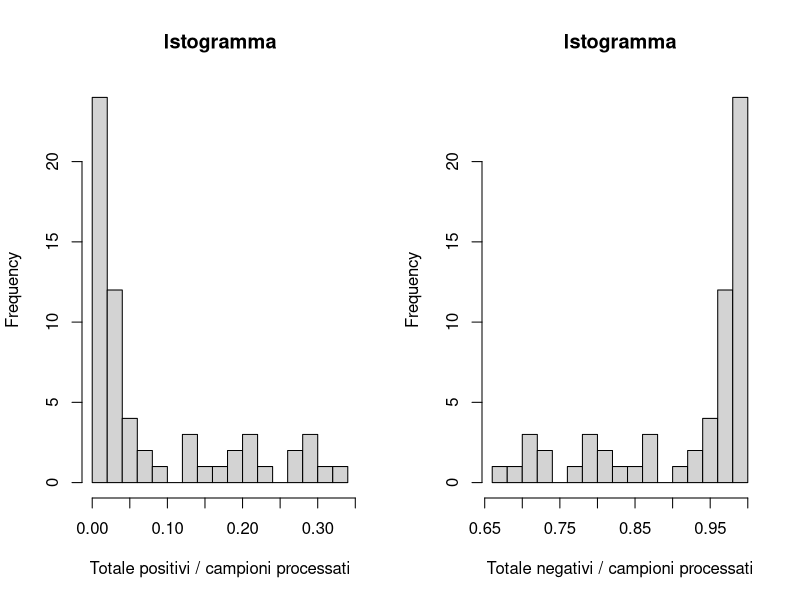
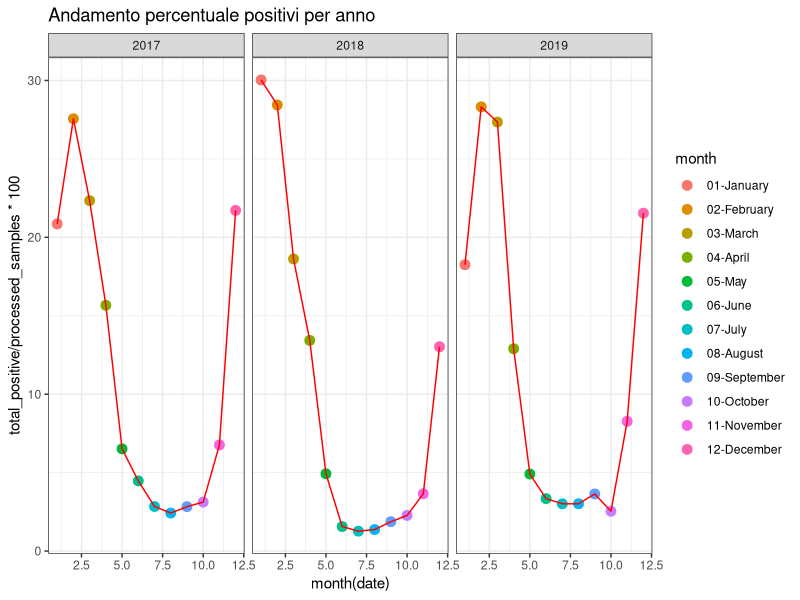
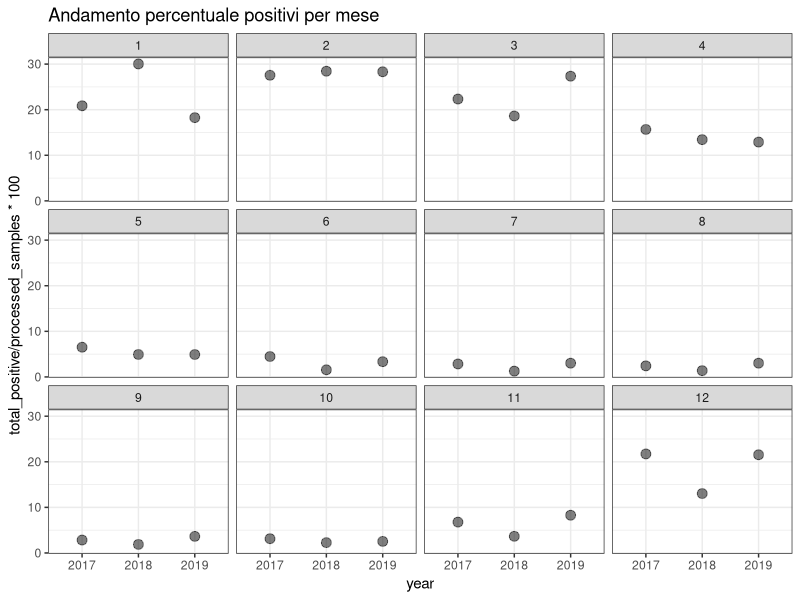
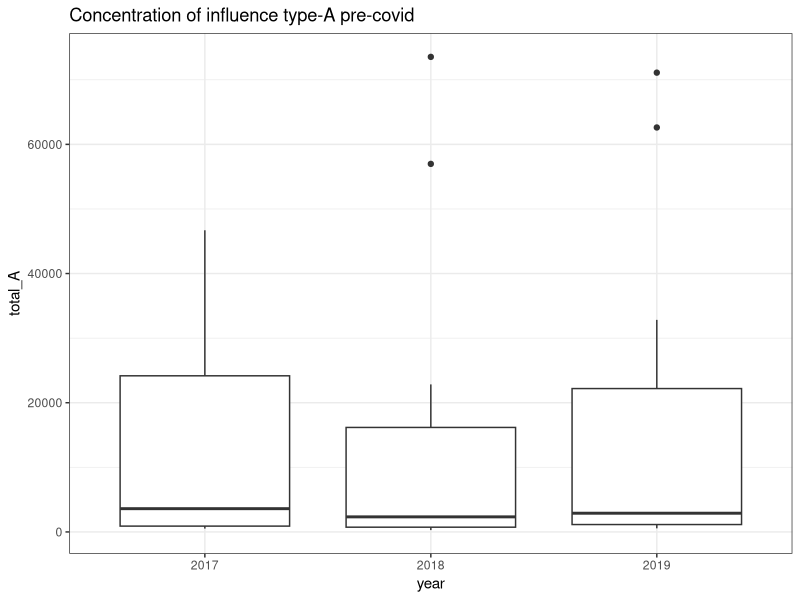
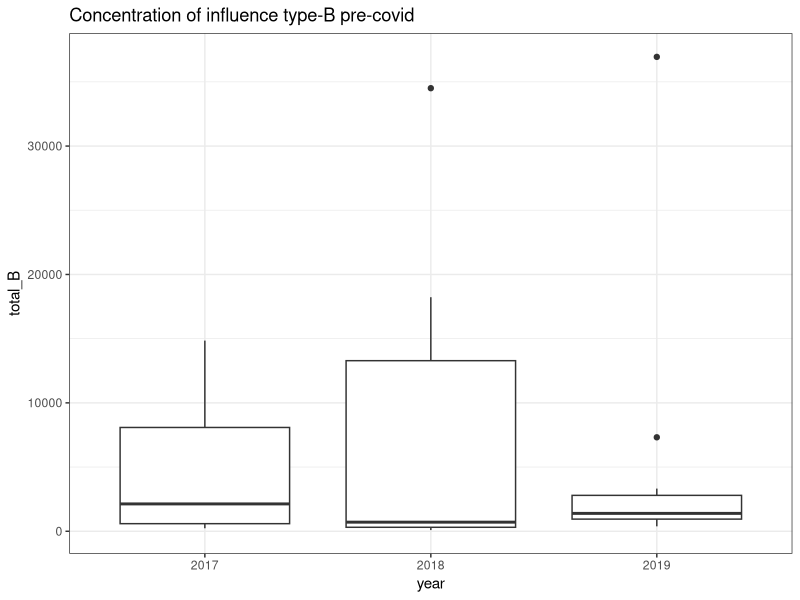
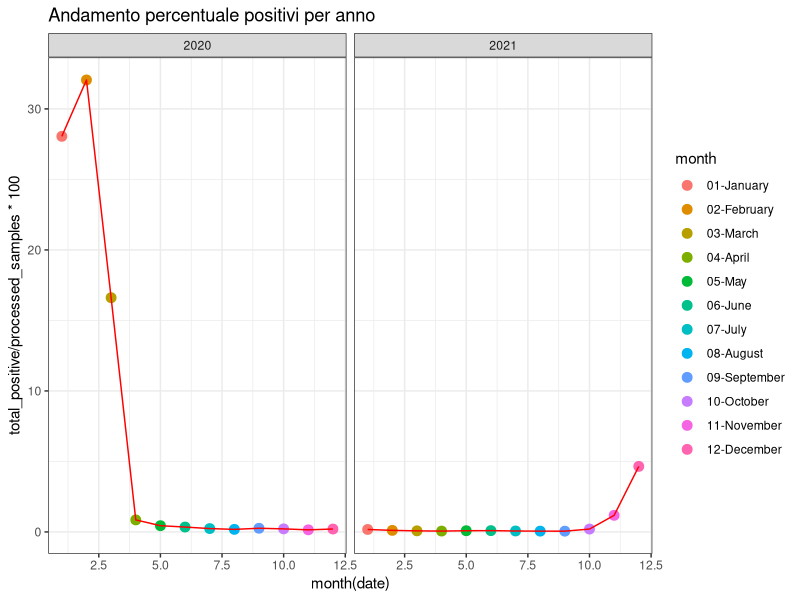
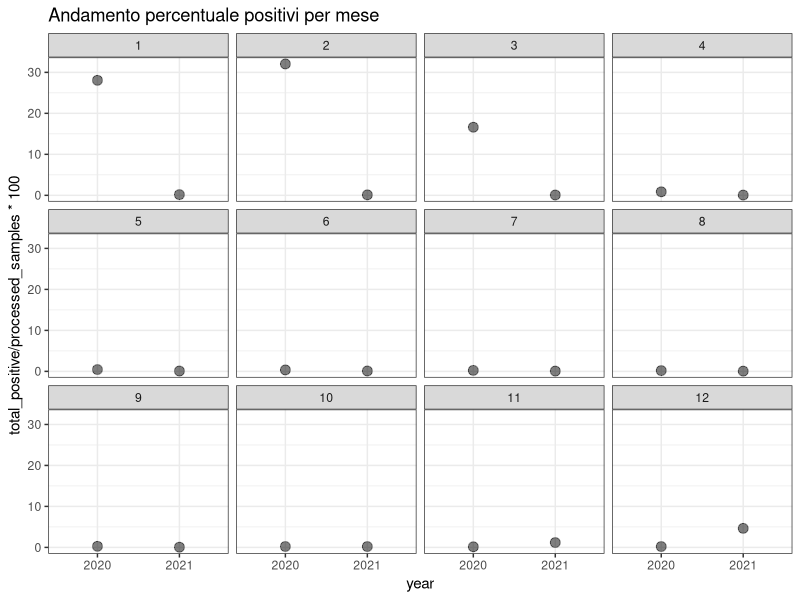
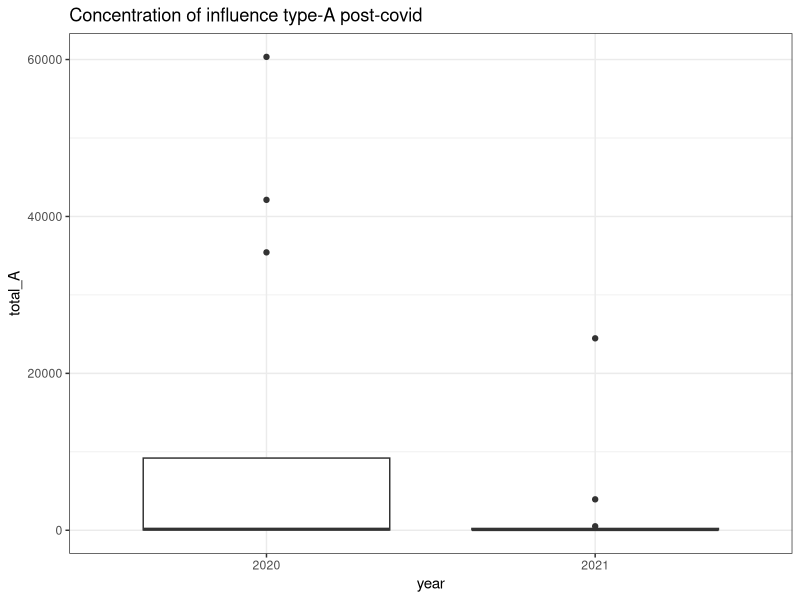

The R script that drew these images, in order: (Note: this script raises an error after producing the figures.)
# Libraries

library(tidyverse)
library(ggplot2)
library(magrittr)
library(dplyr)
library(lubridate)
library(reshape2)
require(gridExtra)
library(MASS)

# Import dataset of USA Influence report from 2017 to 2021

dataset <-  read.csv(file = 'FluNetInteractiveReport_USA.csv')
head(dataset)

# Remove useless columns

dataset <- dataset[, -c(1,2,3,5,6,8,10,13,22)]
head(dataset)
summary(dataset)

# Rename columns

dataset<- dataset %>%
  rename_with(tolower)

dataset <- dataset %>%
  rename(date = edate,
         processed_samples = spec_processed_nb,
         total_A = inf_a,
         total_B = inf_b,
         total_positive = all_inf,
         total_negative = all_inf2)

# Convert column date from character to date

dataset$date <- ymd(dataset$date)

# Summarize and group by month

dataset <- dataset %>%
  group_by(date = lubridate::floor_date(date, 'month')) %>%
  summarize(processed_samples = sum(processed_samples),
            ah1n12009 = sum(ah1n12009),
            ah3 = sum(ah3),
            anotsubtyped = sum(anotsubtyped),
            total_A = sum(total_A),
            byamagata = sum(byamagata),
            bvictoria = sum(bvictoria),
            bnotdetermined = sum(bnotdetermined),
            total_B = sum(total_B),
            total_positive = sum(total_positive),
            total_negative = sum(total_negative))

# Add column year and month

dataset$year <- strftime(dataset$date, "%Y")
dataset$month <- strftime(dataset$date, "%m")

# Reorder variable

dataset <- dataset[, c(1,14,13,2,3,4,5,6,7,8,9,10,11,12)]

# Convert month number to month name

dataset$month <- month.abb[as.numeric(dataset$month)]

# Rename month

dataset$month[dataset$month == "Jan"] <- "01-January"
dataset$month[dataset$month == "Feb"] <- "02-February"
dataset$month[dataset$month == "Mar"] <- "03-March"
dataset$month[dataset$month == "Apr"] <- "04-April"
dataset$month[dataset$month == "May"] <- "05-May"
dataset$month[dataset$month == "Jun"] <- "06-June"
dataset$month[dataset$month == "Jul"] <- "07-July"
dataset$month[dataset$month == "Aug"] <- "08-August"
dataset$month[dataset$month == "Sep"] <- "09-September"
dataset$month[dataset$month == "Oct"] <- "10-October"
dataset$month[dataset$month == "Nov"] <- "11-November"
dataset$month[dataset$month == "Dec"] <- "12-December"


# Histogram of the ratio between number of positives and samples processed 

par(mfrow=c(1,2))

hist(dataset$total_positive/dataset$processed_samples,
     main = "Istogramma", 
     xlab ="Totale positivi / campioni processati",
     breaks = 20)


# Histogram of the ratio between number of negative and samples processed 

hist(dataset$total_negative/dataset$processed_samples,
          main = "Istogramma", 
          xlab = "Totale negativi / campioni processati",
          breaks = 15)


# Summary statistics

summary(dataset)

# Filtering based on year pre-covid and post-covid

dataset_pre <- dataset[dataset$year == "2017" | dataset$year == "2018" | dataset$year == "2019", ]
dataset_post <- dataset[dataset$year == "2020" | dataset$year == "2021", ]

# Plot total positive cases pre-covid

total_positive_pre_year <- ggplot(data = dataset_pre,
                             mapping= aes(x = month(date),
                                          y = total_positive/processed_samples*100, colour = month))+
                          geom_point(size = 3) + 
                          geom_line(colour = "red")+
                          facet_wrap(~year(date))+
                          labs(title = "Andamento percentuale positivi per anno")+
                          theme_bw()
total_positive_pre_year 

total_positive_pre_month <- ggplot(data = dataset_pre,
                             mapping= aes(x = year,
                                          y = total_positive/processed_samples*100))+
  geom_point(size = 3, alpha = 0.5) + 
  facet_wrap(~month(date))+
  labs(title = "Andamento percentuale positivi per mese")+
  theme_bw()

total_positive_pre_month

# Box-plot for each type of influence pre-covid

# Total A
dataset_pre %>%
  ggplot(aes(year,total_A))+
  geom_boxplot()+
  theme_bw()+
  labs(title = "Concentration of influence type-A pre-covid")

# Total B
dataset_pre %>%
  ggplot(aes(year,total_B))+
  geom_boxplot()+
  theme_bw()+
  labs(title = "Concentration of influence type-B pre-covid")


# Plot total positive cases post-covid

total_positive_post_year <- ggplot(data = dataset_post,
                                  mapping= aes(x = month(date),
                                               y = total_positive/processed_samples*100, colour = month))+
  geom_point(size = 3) + 
  geom_line(colour = "red")+
  facet_wrap(~year(date))+
  labs(title = "Andamento percentuale positivi per anno")+
  theme_bw()
total_positive_post_year 

total_positive_post_month <- ggplot(data = dataset_post,
                                   mapping= aes(x = year,
                                                y = total_positive/processed_samples*100))+
  geom_point(size = 3, alpha = 0.5) + 
  facet_wrap(~month(date))+
  labs(title = "Andamento percentuale positivi per mese")+
  theme_bw()

total_positive_post_month

# Box-plot for each type of influence post-covid

# Total A
dataset_post %>%
  ggplot(aes(year,total_A))+
  geom_boxplot()+
  theme_bw()+
  labs(title = "Concentration of influence type-A post-covid")

# Total B
dataset_post %>%
  ggplot(aes(year,total_B))+
  geom_boxplot()+
  theme_bw()+
  labs(title = "Concentration of influence type-B post-covid")

# Total B without outlier 
dataset_post %>%
  filter(total_B<10000) %>%
  ggplot(aes(year,total_B))+
  geom_boxplot()+
  theme_bw()+
  labs(title = "Concentration of influence type-B post-covid")


# Total_positive_pre_year and total_positive_post_year

grid.arrange(total_positive_pre_year,total_positive_post_year,ncol=2)

# Plot of all know type of influence for year pre-covid and post-covid

dataset_pre_types <- dataset_pre[,-c(2,3,4,7,8,11,12,13,14)]

dataset_pre_types <- melt(dataset_pre_types, id.vars = 'date', variable.name = 'type')

plot_type_pre <- dataset_pre_types%>%
  ggplot(aes(date, value))+
  geom_point(size = 2)+
  geom_line(aes(colour = type))


dataset_post_types <- dataset_post[,-c(2,3,4,7,8,11,12,13,14)]

dataset_post_types <- melt(dataset_post_types, id.vars = 'date', variable.name = 'type')

plot_type_post <- dataset_post_types%>%
  ggplot(aes(date, value))+
  geom_point(size = 2)+
  geom_line(aes(colour = type))

grid.arrange(plot_type_pre,plot_type_post,ncol=2)



# plot dataset_pre_types group by year

dataset_pre_types_year <- aggregate(value~year(date)+type, data=dataset_pre_types, FUN=sum) 

dataset_post_types_year <- aggregate(value~year(date)+type, data=dataset_post_types, FUN=sum)

colnames(dataset_pre_types_year) <- c('year','type','value')
colnames(dataset_post_types_year) <- c('year','type','value')

plot_type_pre_year <- dataset_pre_types_year%>%
  ggplot(aes(year, value))+
  geom_point(size = 2)+
  geom_line(aes(colour = type))

plot_type_post_year <- dataset_post_types_year%>%
  ggplot(aes(year, value))+
  geom_point(size = 2)+
  geom_line(aes(colour = type))

grid.arrange(plot_type_pre_year,plot_type_post_year,ncol=2)


###### TEST ######

# Total positive pre

qqnorm(dataset_pre$total_positive)
qqline(dataset_pre$total_positive)

ks.test(dataset_pre$total_positive,pnorm,mean(dataset_pre$total_positive),sd(dataset_pre$total_positive))
shapiro.test(dataset$total_positive)


boxcox(lm(dataset_pre$total_positive~1), lambda = seq(-10,10,0.1)) 
title("Total positive")

shapiro.test((dataset_pre$total_positive^6-1)/6)

qqnorm((dataset_pre$total_positive^6-1)/6)
qqline((dataset_pre$total_positive^6-1)/6)

# Processed samples pre

qqnorm(dataset_pre$processed_samples)
qqline(dataset_pre$processed_samples)

ks.test(dataset_pre$processed_samples,pnorm,mean(dataset_pre$processed_samples),sd(dataset_pre$processed_samples))
shapiro.test(dataset_pre$processed_samples)

boxcox(lm(dataset_pre$processed_samples~1), lambda = seq(-10,10,0.1)) 
title("Processed samples")

shapiro.test((dataset_pre$processed_samples^6-1)/6)

qqnorm((dataset_pre$processed_samples^6-1)/6)
qqline((dataset_pre$processed_samples^6-1)/6)
